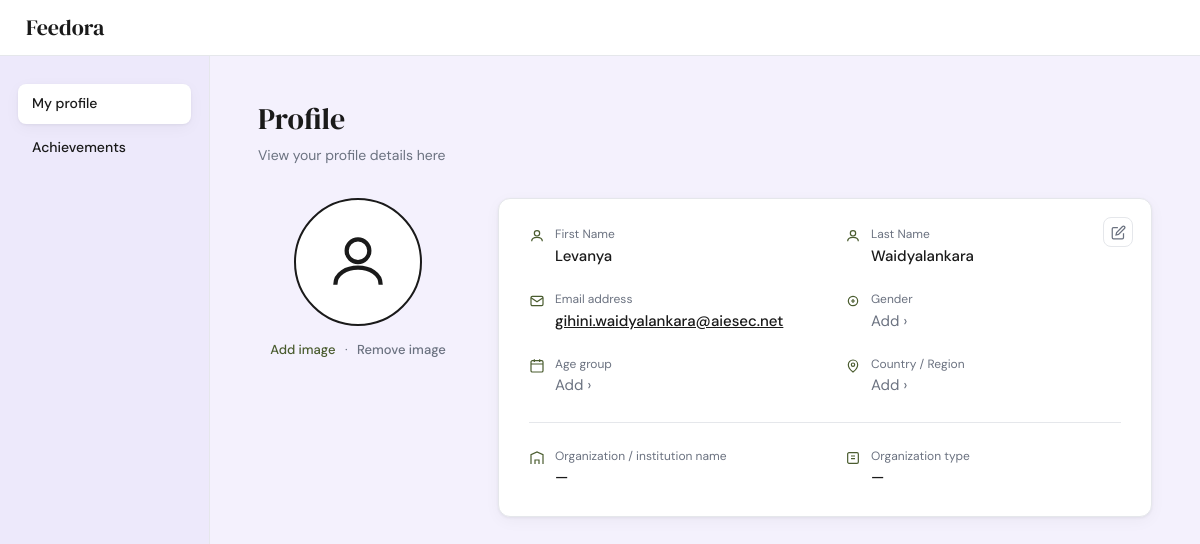
Page /accounts/respondent-home/ (signed in) on the committed database.
### accounts/models.py (models this page shows, shortened)
class User(AbstractUser):
    CREATOR    = 'creator'
    RESPONDENT = 'respondent'
    ROLE_CHOICES = [
        (CREATOR,    'Form Creator'),
        (RESPONDENT, 'Form Respondent'),
    ]
    role = models.CharField(
        max_length=20,
        choices=ROLE_CHOICES,
        null=True,
        blank=True
    )

### accounts/views.py (the view)
# urls.py: path('respondent-home/', views.respondent_home, name='respondent_home'),
@login_required
@never_cache
def respondent_home(request):
    return render(request, 'accounts/respondent_profile.html')

### templates/accounts/respondent_profile.html (shortened to what this page needs)
<!DOCTYPE html>
<html lang="en">
<head>
  {% load static %}
  <link rel="stylesheet" href="{% static 'css/profile.css' %}">
</head>
<body>
<div class="pf-topbar">
  <a href="/" class="pf-brand">Feedora</a>
</div>
<div class="pf-shell">
  <aside class="pf-sidebar">
    <ul class="pf-nav">
      <li><a href="#" class="active">My profile</a></li>
      <li><a href="#">Achievements</a></li>
    </ul>
  </aside>
  <main class="pf-content">
    <h1 class="pf-heading">Profile</h1>
    <p class="pf-subheading">View your profile details here</p>
    <div class="pf-layout">
      <div class="pf-avatar-block">
        <div class="pf-avatar">
          <svg viewBox="0 0 24 24" fill="none" stroke="currentColor" stroke-width="1.5">
            <circle cx="12" cy="8" r="4"/>
            <path d="M4 20c0-4 4-6 8-6s8 2 8 6"/>
          </svg>
        </div>
        <div class="pf-avatar-actions">
          <a href="#" id="addImageBtn">Add image</a>
          <span class="sep">&middot;</span>
          <a href="#" id="removeImageBtn" class="muted">Remove image</a>
        </div>
      </div>
      <div class="pf-card">
        <button class="pf-card-edit" title="Edit personal details" onclick="editPersonal()">
          <svg width="15" height="15" viewBox="0 0 24 24" fill="none" stroke="currentColor" stroke-width="2">
            <path d="M11 4H4a2 2 0 0 0-2 2v14a2 2 0 0 0 2 2h14a2 2 0 0 0 2-2v-7"/>
            <path d="M18.5 2.5a2.121 2.121 0 0 1 3 3L12 15l-4 1 1-4 9.5-9.5z"/>
          </svg>
        </button>
        <div class="pf-fields">
          <div class="pf-field">
            <svg class="pf-field-icon" viewBox="0 0 24 24" fill="none" stroke="currentColor" stroke-width="1.8"><circle cx="12" cy="8" r="4"/><path d="M4 20c0-4 4-6 8-6s8 2 8 6"/></svg>
            <div class="pf-field-body">
              <div class="pf-field-label">First Name</div>
              <div class="pf-field-value">{{ user.first_name|default:"&mdash;" }}</div>
            </div>
          </div>
          <div class="pf-field">
            <svg class="pf-field-icon" viewBox="0 0 24 24" fill="none" stroke="currentColor" stroke-width="1.8"><circle cx="12" cy="8" r="4"/><path d="M4 20c0-4 4-6 8-6s8 2 8 6"/></svg>
            <div class="pf-field-body">
              <div class="pf-field-label">Last Name</div>
              <div class="pf-field-value">{{ user.last_name|default:"&mdash;" }}</div>
            </div>
          </div>
          <div class="pf-field">
            <svg class="pf-field-icon" viewBox="0 0 24 24" fill="none" stroke="currentColor" stroke-width="1.8"><rect x="3" y="5" width="18" height="14" rx="2"/><path d="m3 7 9 6 9-6"/></svg>
            <div class="pf-field-body">
              <div class="pf-field-label">Email address</div>
              <div class="pf-field-value email">{{ user.email|default:"&mdash;" }}</div>
            </div>
          </div>
          <div class="pf-field">
            <svg class="pf-field-icon" viewBox="0 0 24 24" fill="none" stroke="currentColor" stroke-width="1.8"><circle cx="12" cy="12" r="7"/><path d="M12 9v6M9 12h6"/></svg>
            <div class="pf-field-body">
              <div class="pf-field-label">Gender</div>
              {% if profile.gender %}
                <div class="pf-field-value">{{ profile.get_gender_display }}</div>
              {% else %}
                <div class="pf-field-value add" onclick="editPersonal()">Add &rsaquo;</div>
              {% endif %}
            </div>
          </div>
          <div class="pf-field">
            <svg class="pf-field-icon" viewBox="0 0 24 24" fill="none" stroke="currentColor" stroke-width="1.8"><rect x="3" y="4" width="18" height="17" rx="2"/><path d="M3 9h18M8 2v4M16 2v4"/></svg>
            <div class="pf-field-body">
              <div class="pf-field-label">Age group</div>
              {% if profile.age_group %}
                <div class="pf-field-value">{{ profile.get_age_group_display }}</div>
              {% else %}
                <div class="pf-field-value add" onclick="editPersonal()">Add &rsaquo;</div>
              {% endif %}
            </div>
          </div>
          <div class="pf-field">
            <svg class="pf-field-icon" viewBox="0 0 24 24" fill="none" stroke="currentColor" stroke-width="1.8"><path d="M12 21s-7-5.5-7-11a7 7 0 0 1 14 0c0 5.5-7 11-7 11z"/><circle cx="12" cy="10" r="2.5"/></svg>
            <div class="pf-field-body">
              <div class="pf-field-label">Country / Region</div>
              {% if organization.country %}
                <div class="pf-field-value">{{ organization.country }}</div>
              {% else %}
                <div class="pf-field-value add" onclick="editPersonal()">Add &rsaquo;</div>
              {% endif %}
            </div>
          </div>
        </div>
        <hr class="pf-card-divider">
        <div class="pf-fields">
          <div class="pf-field">
            <svg class="pf-field-icon" viewBox="0 0 24 24" fill="none" stroke="currentColor" stroke-width="1.8"><path d="M3 21V7l9-4 9 4v14"/><path d="M9 21v-6h6v6"/></svg>
            <div class="pf-field-body">
              <div class="pf-field-label">Organization / institution name</div>
              <div class="pf-field-value">{{ organization.org_name|default:"&mdash;" }}</div>
            </div>
          </div>
          <div class="pf-field">
            <svg class="pf-field-icon" viewBox="0 0 24 24" fill="none" stroke="currentColor" stroke-width="1.8"><rect x="4" y="4" width="16" height="16" rx="2"/><path d="M9 9h6M9 13h6"/></svg>
            <div class="pf-field-body">
              <div class="pf-field-label">Organization type</div>
              <div class="pf-field-value">{{ organization.get_org_type_display|default:"&mdash;" }}</div>
            </div>
          </div>
        </div>
      </div>
    </div>
  </main>
</div>
</body>
</html>

### static/css/profile.css (style rules this page uses)
:root { --brand-dark: #1a1a1a; --brand-olive: #4a5c2f; --brand-olive-h: #3a4a24; --brand-muted: #6b7280; --brand-border: #e5e7eb; --brand-bg: #f9f9f7; --brand-surface: #ffffff; --profile-tint: #ede9fb; --profile-tint-2:#f4f1fd; --radius-sm: 8px; --radius-md: 12px; --radius-lg: 20px; --radius-pill: 100px; --shadow-card: 0 1px 3px rgba(0,0,0,0.06), 0 4px 16px rgba(0,0,0,0.04); --font-display: 'DM Serif Display', Georgia, serif; --font-body: 'DM Sans', system-ui, sans-serif; --transition: 0.18s ease; }
*, *::before, *::after { box-sizing: border-box; margin: 0; padding: 0; }
body { font-family: var(--font-body); font-size: 15px; line-height: 1.55; color: var(--brand-dark); background: var(--brand-bg); min-height: 100vh; -webkit-font-smoothing: antialiased; }
.pf-topbar { height: 56px; background: var(--brand-surface); border-bottom: 1px solid var(--brand-border); display: flex; align-items: center; padding: 0 26px; }
.pf-brand { font-family: var(--font-display); font-size: 22px; color: var(--brand-dark); text-decoration: none; }
.pf-shell { display: grid; grid-template-columns: 210px 1fr; min-height: calc(100vh - 56px); }
.pf-sidebar { background: var(--profile-tint); padding: 28px 18px; border-right: 1px solid var(--brand-border); }
.pf-nav { list-style: none; display: flex; flex-direction: column; gap: 4px; }
.pf-nav a { display: block; padding: 9px 14px; border-radius: var(--radius-sm); font-size: 14px; font-weight: 500; color: var(--brand-dark); text-decoration: none; transition: background var(--transition); }
.pf-nav a.active { background: var(--brand-surface); box-shadow: var(--shadow-card); }
.pf-content { background: var(--profile-tint-2); padding: 40px 48px; }
.pf-heading { font-family: var(--font-display); font-size: 30px; font-weight: 400; margin-bottom: 2px; }
.pf-subheading { font-size: 14px; color: var(--brand-muted); margin-bottom: 32px; }
.pf-layout { display: grid; grid-template-columns: 200px 1fr; gap: 40px; align-items: start; }
.pf-avatar-block { text-align: center; }
.pf-avatar { width: 128px; height: 128px; border-radius: 50%; border: 2px solid var(--brand-dark); background: var(--brand-surface); display: flex; align-items: center; justify-content: center; margin: 0 auto 14px; overflow: hidden; }
.pf-avatar svg { width: 68px; height: 68px; color: var(--brand-dark); }
.pf-avatar-actions { font-size: 13px; }
.pf-avatar-actions a { color: var(--brand-olive); text-decoration: none; font-weight: 500; }
.pf-avatar-actions .sep { color: var(--brand-muted); margin: 0 6px; }
.pf-avatar-actions .muted { color: var(--brand-muted); }
.pf-card { background: var(--brand-surface); border: 1px solid var(--brand-border); border-radius: var(--radius-md); box-shadow: var(--shadow-card); padding: 26px 30px; position: relative; }
.pf-card-edit { position: absolute; top: 18px; right: 18px; width: 30px; height: 30px; border-radius: var(--radius-sm); border: 1px solid var(--brand-border); background: var(--brand-surface); display: inline-flex; align-items: center; justify-content: center; color: var(--brand-muted); cursor: pointer; transition: color var(--transition), border-color var(--transition); }
.pf-fields { display: grid; grid-template-columns: 1fr 1fr; gap: 22px 40px; }
.pf-field { display: flex; gap: 10px; align-items: flex-start; }
.pf-field-icon { width: 16px; height: 16px; color: var(--brand-olive); flex-shrink: 0; margin-top: 3px; }
.pf-field-body { min-width: 0; }
.pf-field-label { font-size: 12px; color: var(--brand-muted); margin-bottom: 1px; }
.pf-field-value { font-size: 15px; font-weight: 500; color: var(--brand-dark); word-break: break-word; }
.pf-field-value.email { text-decoration: underline; }
.pf-field-value.add { color: var(--brand-muted); font-weight: 400; cursor: pointer; }
.pf-card-divider { border: 0; border-top: 1px solid var(--brand-border); margin: 24px 0; }

### rows in the picture
User: first_name "Levanya", last_name "Waidyalankara", email "gihini.waidyalankara@aiesec.net"

### other values in the picture
{{ organization.org_name|default:"&mdash;" }} "—"
{{ organization.get_org_type_display|default:"&mdash;" }} "—"
